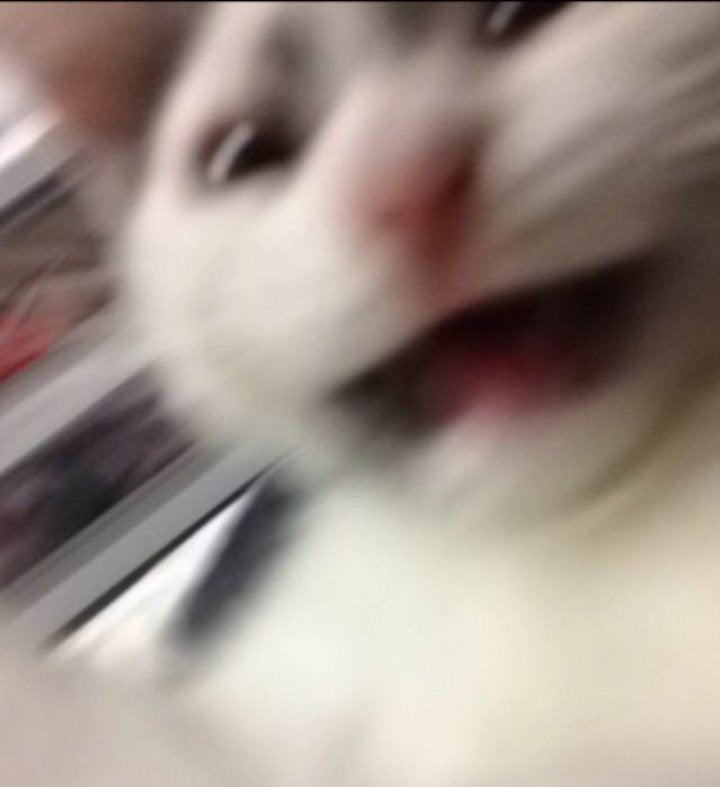
#> input picture 01_NumpyForImages/assets/cat.jpg, 720 x 787 px
$ python script.py
#> lines starting #> are read from the running program, lines starting #| are printed output that depends on the picture

from matplotlib import pyplot as plt
import numpy as np
from disp import show_image
cat_image = plt.imread('./assets/cat.jpg')
#> cat_image is the input picture: shape (787, 720, 3); mean R, G, B 159.9, 146.4, 137.8
# print(type(cat_image))


# ----- COLORS ----- #
# # Getting Red Intensity of cat_image
# red = cat_image[:, :, 0]

# # Getting Green Intensity of cat_image
# green = cat_image[:, :, 1]

# # Getting Blue Intensity of cat_image
# blue = cat_image[:, :, 2]

# fig, axs = plt.subplots(1, 3, figsize=(12, 4))

# axs[0].imshow(red, cmap='gray')
# axs[0].set_title('Red Intensity')

# axs[1].imshow(green, cmap='gray')
# axs[1].set_title('Green Intensity')

# axs[2].imshow(blue, cmap='gray')
# axs[2].set_title('Blue Intensity')

# plt.show()

# ----- SHAPE ----- #
print(cat_image.shape, cat_image.size)
#| (787, 720, 3) 1699920

# Flipping the image vertically
vertically_flipped = np.flipud(cat_image)
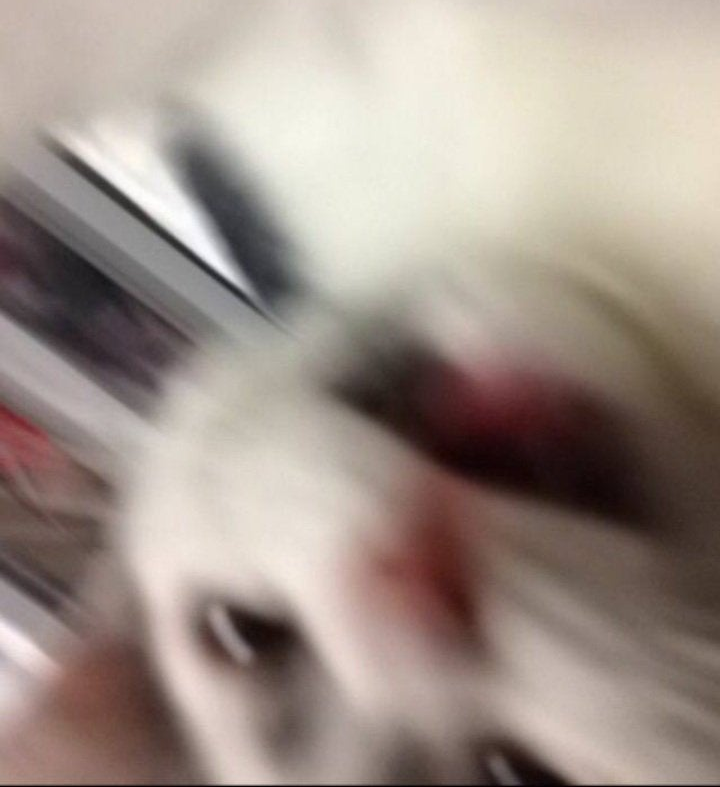
#> vertically_flipped: shape (787, 720, 3); mean R, G, B 159.9, 146.4, 137.8
# show_image(vertically_flipped, "Vertically flipped image")

# Horizontally flipping the image
horizontally_flipped = np.fliplr(cat_image)
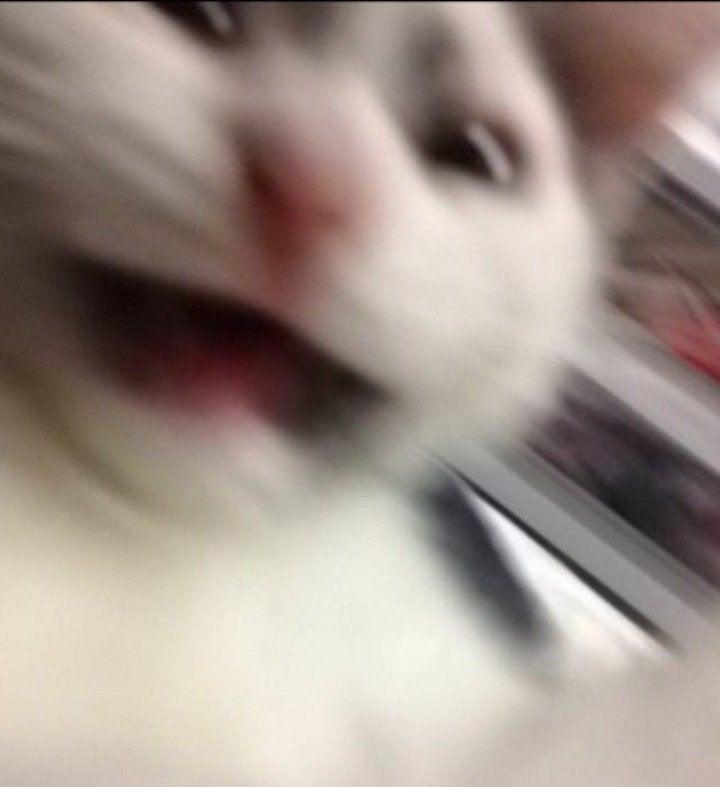
#> horizontally_flipped: shape (787, 720, 3); mean R, G, B 159.9, 146.4, 137.8
# [8 lines of commented-out code are left out]


red = cat_image[:, :, 0]
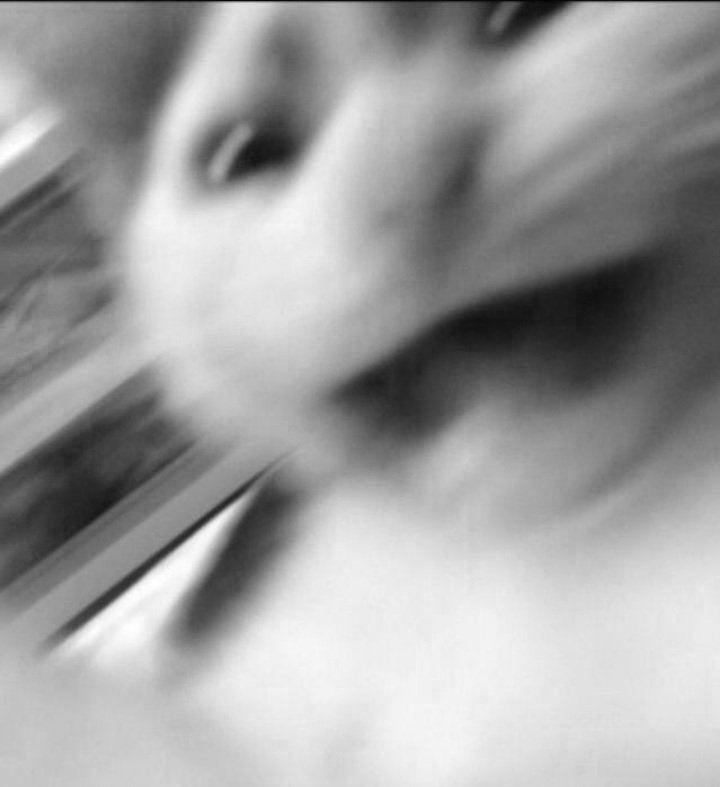
#> red: shape (787, 720); min 3, max 255, mean 159.9
plt.hist(red.ravel(), bins = 256)
plt.title('Red Histogram')
plt.show()
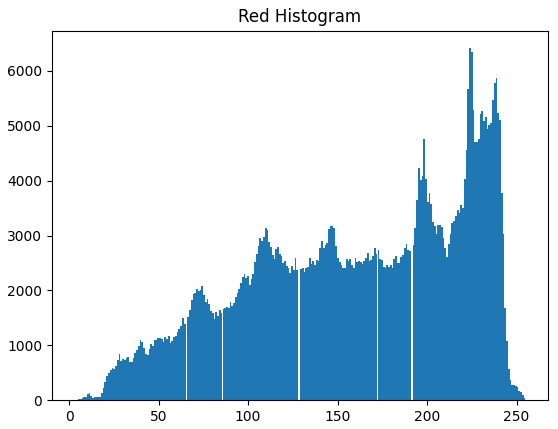
#> figure drawn by matplotlib, 1 panel; tallest bar 6415 high, from x = 223.5 to 224.5

blue = cat_image[:, :, 0]
plt.hist(red.ravel(), bins = 256)
plt.title('Red Histogram')
plt.show()
